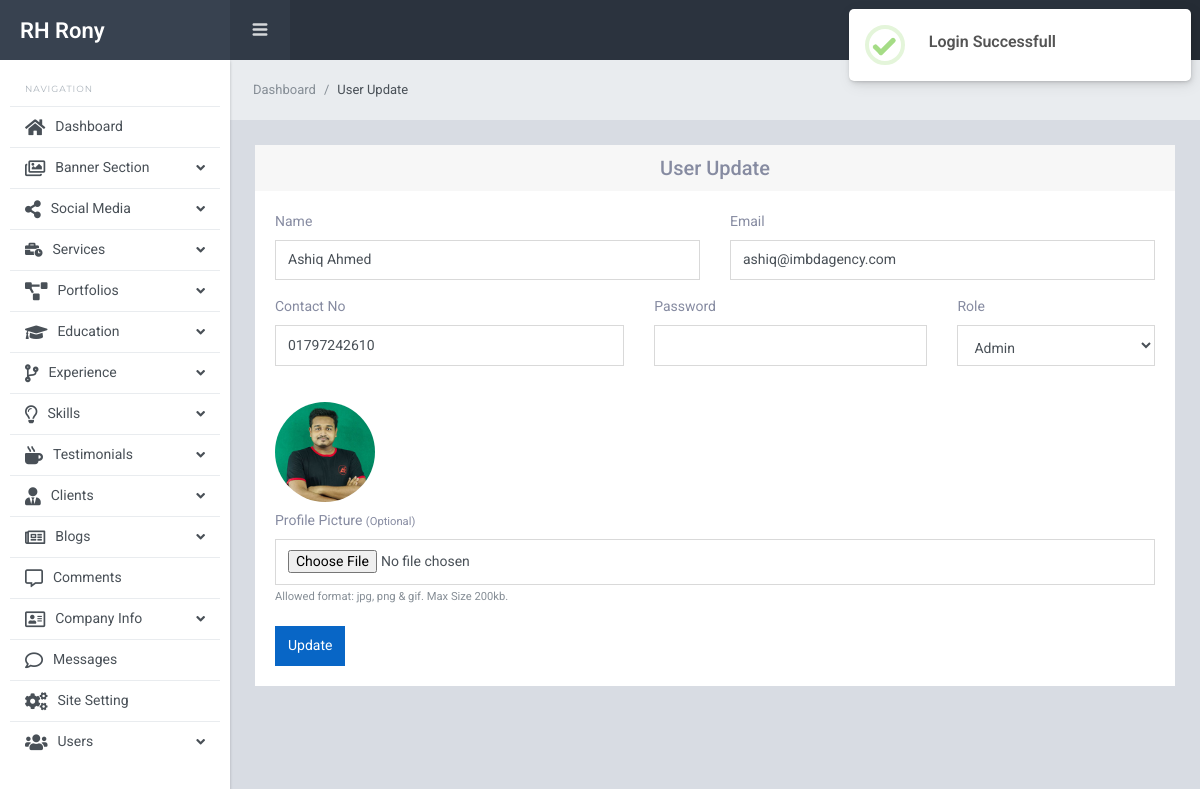
/backend/user_update.php?id=5 (signed in), run on the app's committed database.
### tables this page shows
CREATE TABLE `users` (
  `id` int(11) NOT NULL,
  `name` varchar(100) NOT NULL,
  `email` varchar(100) NOT NULL,
  `contact` varchar(20) NOT NULL,
  `password` varchar(70) NOT NULL,
  `profile_pic` varchar(50) DEFAULT 'default.jpg',
  `role` int(11) NOT NULL DEFAULT 0 COMMENT '0 = user, 1 = moderator, 2 = admin, 3 = super admin',
  `status` int(11) NOT NULL DEFAULT 0 COMMENT '0 = active, 1 = deleted',
  `created_at` datetime NOT NULL DEFAULT current_timestamp()
);

### assets/session.php (called while the page is built, shortened)
<?php
require_once(__DIR__ . "/functions.php");
if (!isset($_SESSION['admin'])) {
    $_SESSION['error'] = "Your now authorized.";
    header('location:' . url() . 'login.php');
    die();
} else {
    $id = $_SESSION['admin'];
    $sql = "SELECT * FROM users WHERE id = '$id'";
    $query = mysqli_query($conn, $sql);
    $admin = mysqli_fetch_assoc($query);
}

### backend/user_update.php (the view, shortened to what this page needs)
<?php
require_once("../assets/session.php");
if (isset($_GET['id'])) {
    $id = $_GET['id'];
    $sql = "SELECT * FROM users WHERE id=$id and status=0";
    $query = mysqli_query($conn, $sql);
    $user = mysqli_fetch_assoc($query);
} else {
    $_SESSION['error'] = "Please select a user first";
    header('location: users.php');
}
require_once("includes/header.php");
require_once('includes/sidebar.php');
require_once('includes/navbar.php');
?>
<div class="sl-mainpanel">
    <nav class="breadcrumb sl-breadcrumb">
        <a class="breadcrumb-item" href="<?= url() ?>backend/dashboard.php">Dashboard</a>
        <span class="breadcrumb-item active">User Update</span>
    </nav>
    <div class="sl-pagebody">
        <div class="row justify-content-center">
            <div class="col-md-12">
                <div class="card">
                    <div class="card-header">
                        <h5 class="m-0 text-center">User Update</h5>
                    </div>
                    <div class="card-body">
                        <form method="POST" action="user_update_process.php" enctype="multipart/form-data">
                            <div class="row mb-3">
                                <div class="col-md-6">
                                    <label for="name" class="form-label">Name</label>
                                    <input type="text" class="form-control" id="name" name="name" value="<?= $user['name'] ?>">
                                </div>
                                <div class="col-md-6">
                                    <label for="email" class="form-label">Email</label>
                                    <input type="email" class="form-control" id="email" name="email" value="<?= $user['email'] ?>">
                                </div>
                            </div>
                            <div class="row mb-3">
                                <div class="col-md-5">
                                    <label for="contact" class="form-label">Contact No</label>
                                    <input type="tel" class="form-control" id="contact" name="contact" value="<?= $user['contact'] ?>">
                                </div>
                                <div class="col-md-4">
                                    <label for="password" class="form-label">Password</label>
                                    <input type="password" class="form-control" id="password" name="password" value="<?= show_session_data('password') ?>">
                                </div>
                                <?php if ($user['id'] != $admin['id']) : ?>
                                    <div class="col-md-3">
                                        <label for="role" class="form-label">Role</label>
                                        <?php
                                        function role_select($x) {
                                            global $user;
                                            if ($user['role'] == $x) {
                                                return 'selected';
                                            }
                                        }
                                        ?>
                                        <select class="form-control" name="role" id="role">
                                            <option value="2" <?= role_select(2) ?>>Admin</option>
                                        </select>
                                    </div>
                                <?php endif ?>
                            </div>
                            <div class="mb-3">
                                <div class="mb-2">
                                    <img class="profile_pic" src="<?= url() ?>assets/dashboard/images/profile_pictures/<?= $user['profile_pic'] ?>" id="picture" alt="User Photo">
                                </div>
                                <label for="profile_pic" class="form-label">Profile Picture <small>(Optional)</small></label>
                                <input type="file" class="form-control" id="profile_pic" name="profile_pic" oninput="picture.src=window.URL.createObjectURL(this.files[0])" accept="image/*">
                                <span class="text-muted"><small>Allowed format: jpg, png & gif. Max Size 200kb.</small></span>
                            </div>
                            <button type=" submit" class="btn btn-primary" name="update">Update</button>
                        </form>
                    </div>
                </div>
            </div>
        </div>
    </div>
</div>
<?php require_once("includes/footer.php"); ?>

### assets/style.css (style rules this page uses)
button { cursor: pointer; }
.profile_pic { height: 100px; width: 100px; object-fit: cover; border-radius: 50%; -webkit-border-radius: 50%; -moz-border-radius: 50%; -ms-border-radius: 50%; -o-border-radius: 50%; }

### data on the page
users: name "Ashiq Ahmed", email "ashiq@imbdagency.com", contact "01797242610", profile_pic (picture)
